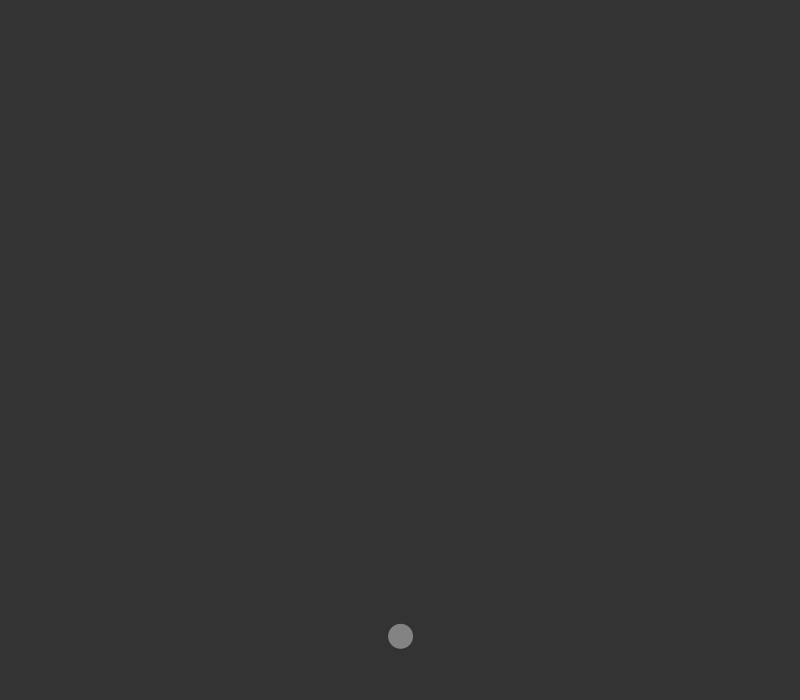
Frame 1 (no input)
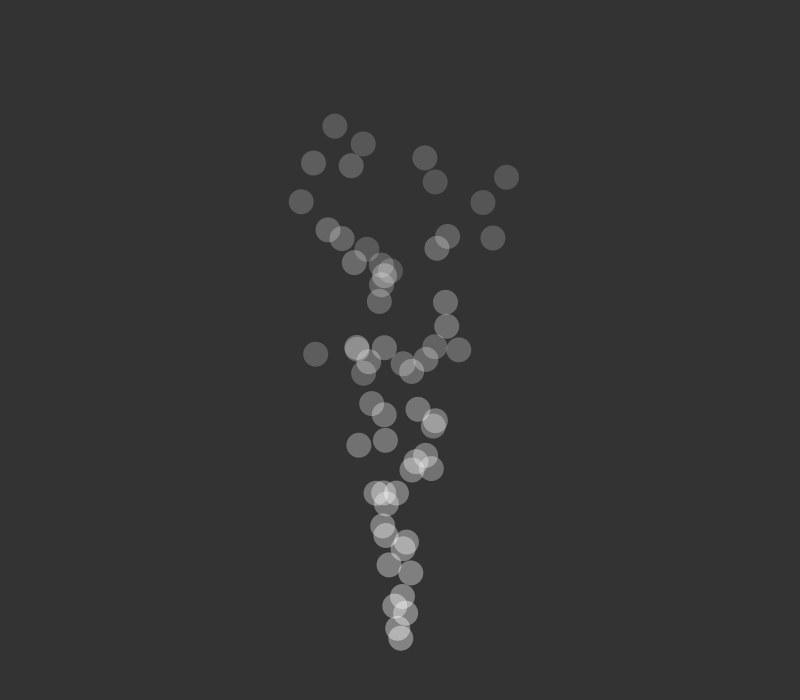
Frame 60 (the mouse pressed at the canvas centre just before this capture)
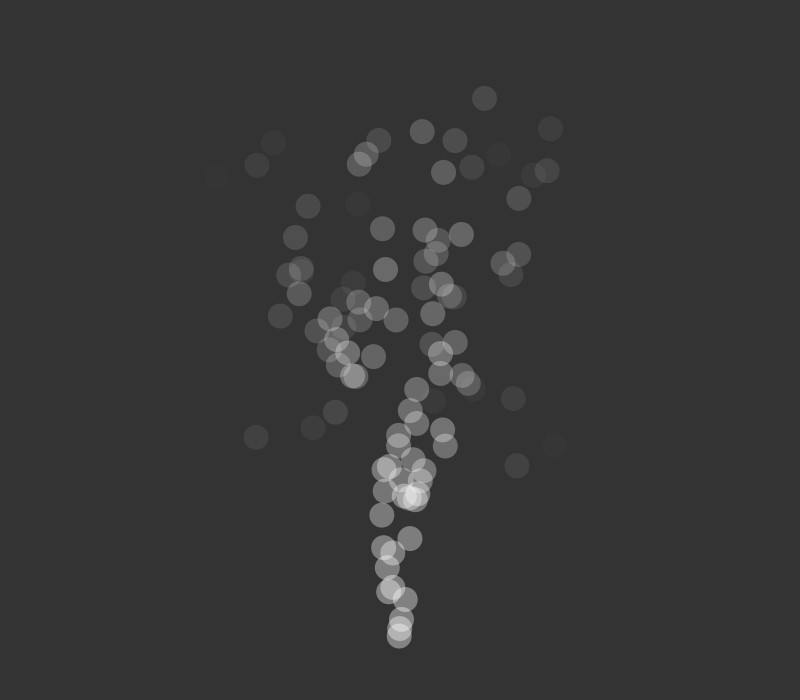
Frame 120 (the mouse held since frame 60 and released just before this capture)

The Processing sketch that drew these frames (run headless with seeded random() and noise(); from frame 60 on, the mouse is pressed at the canvas centre):

// Processing sketch: particleSystem
// ── particleSystem.pde
// Veer Vohra
// Simple Particle System
// Java Ver 1.0

ArrayList<Particle> particles;

void setup(){
  size(800,700);
  particles = new ArrayList<Particle>();
}

void draw(){
  background(51);
  particles.add(new Particle());
  
  for (int i = 0; i < particles.size(); i++){
    Particle p = particles.get(i);
    p.move();
    p.display();
    if (p.alpha <= 0){
      particles.remove(p);
    }
  }
  
}

// ── Particle.pde
class Particle{
  
  PVector location;
  PVector velocity;
  PVector acceleration;
  int alpha = 101;
  
  Particle(){
    location = new PVector(width/2, height-50);
    velocity = new PVector(random(-2,2), random(-15,-10));
    acceleration = new PVector(0, 0.2);
  }
  
  void move(){
    location.add(velocity);
    velocity.add(acceleration);
    alpha--;
  }
  
  void display(){
    fill(255,alpha);
    noStroke();
    ellipse(location.x, location.y, 25, 25);
  }
  
}
